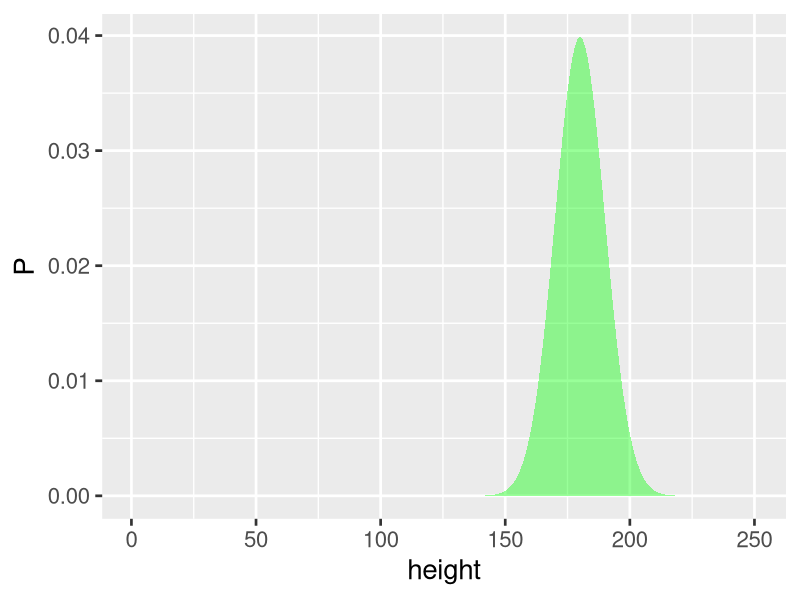
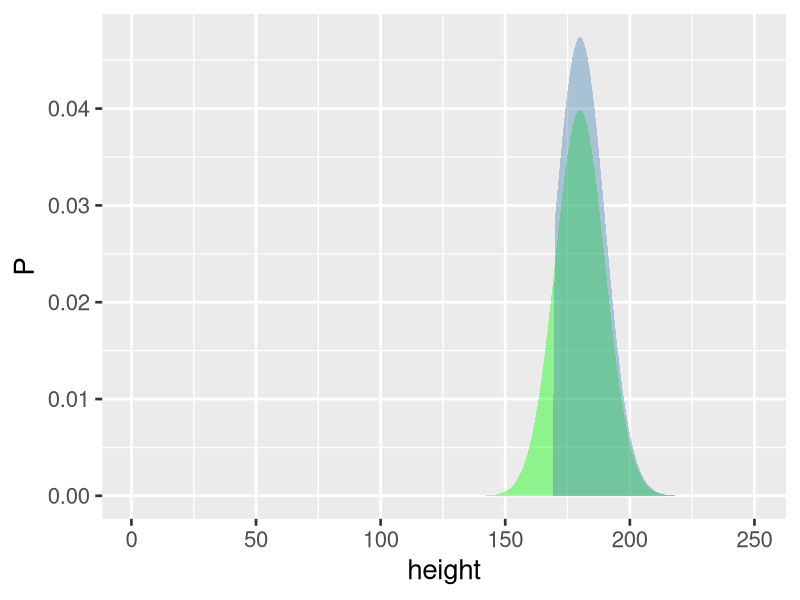

The R source for these figures, in order:
## ---- chunk 1
knitr::opts_chunk$set(echo = TRUE)
## ---- chunk 2
library(ggplot2)
# we will work with points 1 to 250 (cm)
scale.points <- c(1:250)
# we create a dataframe for plotting
example.height <- data.frame(x = scale.points)
# we use sapply, which is a vectorized function application; see help if
# you don't understand it
# we add y, which is just the probability density function described above
# (normal distribution)
example.height$y <- sapply(example.height$x, function(x) {
dnorm(x, mean = 180, sd = 10)
})
# this starts the plot creation
g1 <- ggplot(example.height, aes(x = x, y = y))
# we make the plot more pretty: we specify it should fill in area and add
# labels
g1 <- g1 + geom_area(fill = "green", alpha = 0.4) + xlab("height") + ylab("P") +
theme_gray(20)
g1
## ---- chunk 3
literal.listener <- function(x, threshold, densityf, cumulativef) {
ifelse(x >= threshold, densityf(x)/(1 - cumulativef(threshold)), 0)
}
## ---- chunk 4
threshold <- 170
example.height$updated <- sapply(example.height$x, function(x) {
literal.listener(x = x, threshold = threshold, densityf = function(x) {
dnorm(x, 180, 10)
}, cumulativef = function(x) {
pnorm(x, 180, 10)
})
})
# this starts the plot creation
g1 <- ggplot(example.height, aes(x = x, y = y))
g1 <- g1 + geom_area(fill = "green", alpha = 0.4)
# we add the result of updated belief
g1 <- g1 + geom_area(aes(y = updated), fill = "steelblue", alpha = 0.4)
g1 <- g1 + xlab("height") + ylab("P") + theme_gray(20)
g1
## ---- chunk 5
expected.success <- function(threshold, scale.points, densityf, cumulativef) {
ifelse(threshold > min(scale.points), sum(sapply(scale.points[scale.points <
threshold], function(x) {
densityf(x) * densityf(x)
})), 0) + sum(sapply(scale.points[scale.points >= threshold], function(x) {
densityf(x) * literal.listener(x, threshold, densityf, cumulativef)
}))
}
## ---- chunk 6
utility <- function(threshold, scale.points, coverage.parameter, densityf,
cumulativef) {
  expected.success(threshold = threshold, scale.points = scale.points, densityf = densityf, cumulativef) +   (coverage.parameter * sum(sapply(scale.points[scale.points>=threshold])))

}



probability.threshold <- function(threshold, scale.points, lambda, coverage.parameter, densityf, cumulativef){
    
    som = 0
    for(i in scale.points){
        som = som + exp(lambda * utility(threshold = i, scale.points = scale.points, coverage.parameter = coverage.parameter, densityf = densityf, cumulativef = cumulativef)) 
    }
    result = exp(lambda * utility(threshold = threshold, scale.points = scale.points, coverage.parameter = coverage.parameter, densityf = densityf, cumulativef = cumulativef)) / som
    
    return(result)
    
}

